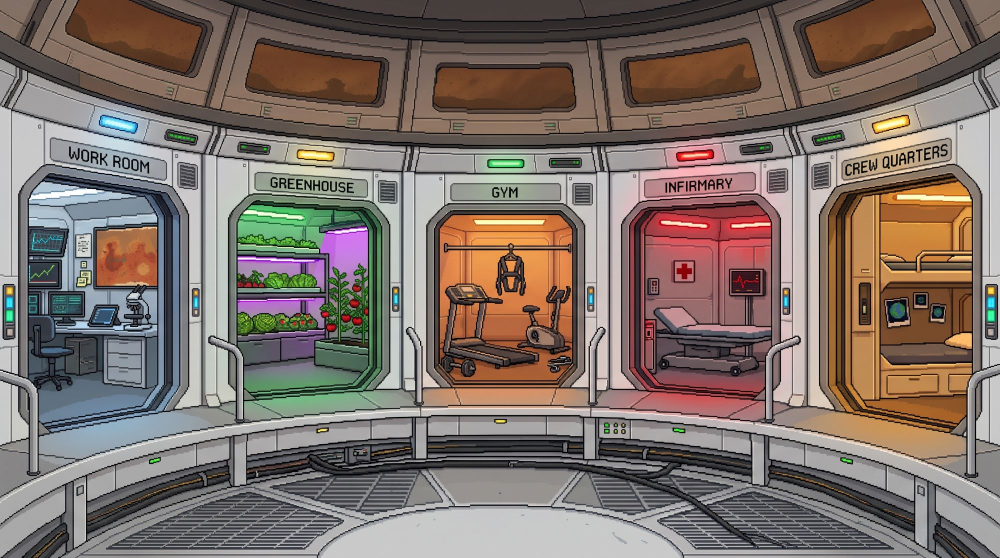
#> input picture tools/data/interiores/estacion_hub_gemini.jpg, 2000 x 1116 px (shown at 1/2 size)
$ python build_station_hub.py data/interiores/estacion_hub_gemini.jpg
#> lines starting #> are read from the running program, lines starting #| are printed output that depends on the picture
"""Menú en primera persona de la Estación Ares 1 (centro de la base).

Fuente: tools/data/interiores/estacion_hub_gemini.jpg (imagen de Gemini, 2000x1116).
Genera:
  assets/interiores/estacion_ares1/hub.png   fondo a 1280x720 (recorte tipo "cover")
  assets/interiores/estacion_ares1/hub.json  puertas (zonas para hacer clic), luces, ventanas,
                                              pantallas y la flecha de salida, en px de 1280x720.
Las coordenadas de abajo están en px de la imagen fuente; si cambia la imagen, se ajustan aquí.

Uso:  python tools/build_station_hub.py [--preview]   (--preview dibuja las zonas en ../_previews)
"""
import json
import sys
from pathlib import Path

from PIL import Image, ImageDraw

ROOT = Path(__file__).resolve().parent.parent
SRC = ROOT / "tools/data/interiores/estacion_hub_gemini.jpg"
OUT_DIR = ROOT / "assets/interiores/estacion_ares1"
W, H = 1280, 720
MODULES = "res://scenes/interiores/estacion_ares1/modulos/%s/%s.tscn"

# Puertas: id, nombre (inglés, lo ve el jugador), color de su luz, hueco de la puerta [x0, y0, x1, y1]
DOORS = [
    ("sala_trabajo", "WORK ROOM", "5aa8ff", [45, 340, 345, 850]),
    ("invernadero", "GREENHOUSE", "5cf27a", [462, 395, 778, 800]),
    ("gimnasio", "GYM", "ffa640", [858, 410, 1165, 790]),
    ("enfermeria", "INFIRMARY", "ff4a4a", [1245, 395, 1560, 800]),
    ("dormitorios", "CREW QUARTERS", "ffc861", [1645, 340, 1955, 850]),
]
# Luces de color encima de cada puerta y luces de estado de los marcos
DOOR_LIGHTS = [[235, 245], [630, 310], [1010, 325], [1390, 312], [1782, 245]]
STATUS_LIGHTS = [[18, 600], [18, 630], [390, 590], [790, 600], [1180, 600], [1575, 590], [1980, 600], [1980, 630]]
# Ventanas del techo (se ve la tormenta)
WINDOWS = [[150, 30, 405, 135], [500, 95, 765, 200], [870, 135, 1145, 215],
           [1255, 95, 1515, 200], [1615, 30, 1860, 135]]
# Pantallas que parpadean: [x0, y0, x1, y1, tipo]
SCREENS = [[60, 458, 130, 505, "chart"], [62, 528, 118, 572, "chart"], [100, 586, 168, 624, "text"],
           [1462, 543, 1528, 588, "heart"]]
# Luces de cultivo del invernadero (se encienden y apagan suave)
GROW_LIGHTS = [[478, 512, 655, 526], [478, 590, 655, 604], [640, 445, 730, 470]]
# Flecha de salida (suelo libre, abajo al centro)
EXIT = [1000, 1010]


def cover():
    im = Image.open(SRC).convert("RGB")
#> im is the input picture: PIL image 2000x1116 RGB; mean R, G, B 127.5, 114, 106.6
    s = max(W / im.width, H / im.height)
#> s = 0.645
    nw, nh = round(im.width * s), round(im.height * s)
#> nw = 1290; nh = 720
    ox, oy = (nw - W) / 2, (nh - H) / 2
#> ox = 5; oy = 0
    return im.resize((nw, nh), Image.LANCZOS).crop((round(ox), round(oy), round(ox) + W, round(oy) + H)), s, ox, oy


def main():
    img, s, ox, oy = cover()
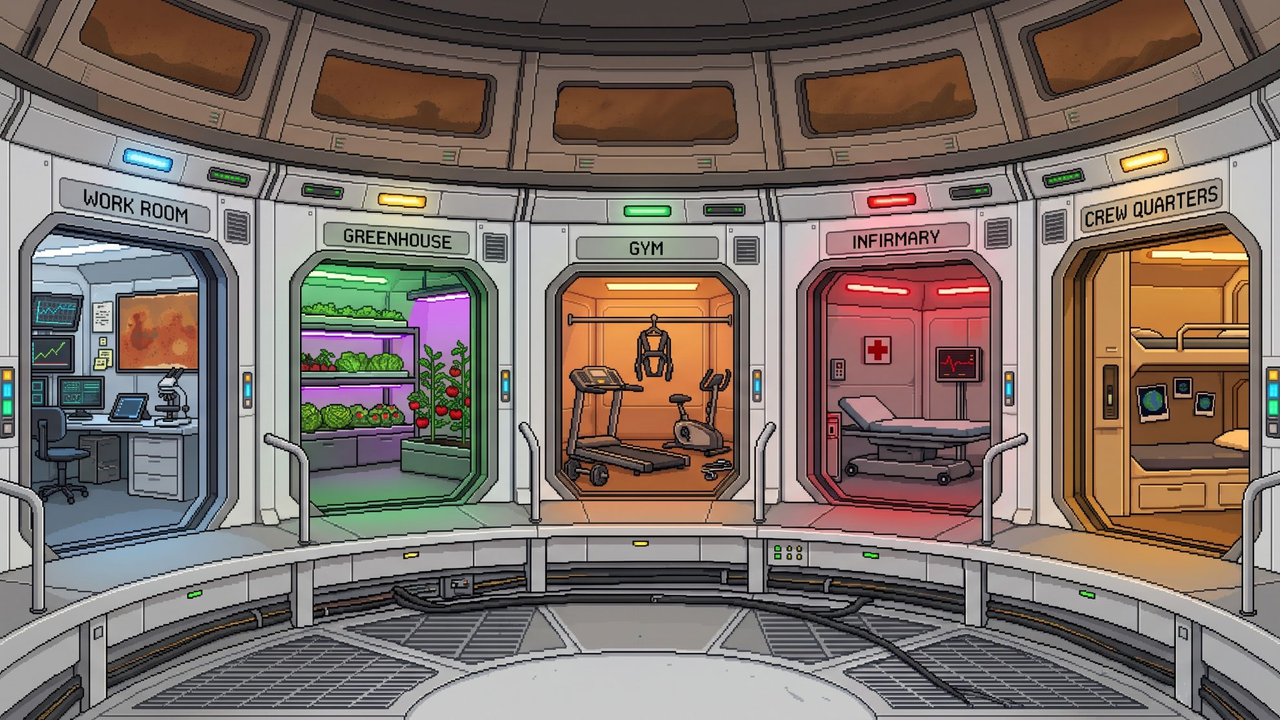
#> img: PIL image 1280x720 RGB; mean R, G, B 127.2, 113.7, 106.2
#> s = 0.645; ox = 5; oy = 0
    pt = lambda p: [round(p[0] * s - ox), round(p[1] * s - oy)]
    rect = lambda r: pt(r[:2]) + pt(r[2:4])
    data = {
        "doors": [{"id": i, "name": n, "color": c, "rect": rect(r), "scene": MODULES % (i, i)}
                  for i, n, c, r in DOORS],
        "door_lights": [pt(p) for p in DOOR_LIGHTS],
        "status_lights": [pt(p) for p in STATUS_LIGHTS],
        "windows": [rect(r) for r in WINDOWS],
        "screens": [rect(r) + [r[4]] for r in SCREENS],
        "grow_lights": [rect(r) for r in GROW_LIGHTS],
        "exit": pt(EXIT),
    }
    OUT_DIR.mkdir(parents=True, exist_ok=True)
    img.save(OUT_DIR / "hub.png")
    (OUT_DIR / "hub.json").write_text(json.dumps(data, indent=1), encoding="utf-8")
    print("hub.png", img.size, "·", len(data["doors"]), "puertas")
#| hub.png (1280, 720) · 5 puertas

    if "--preview" in sys.argv:
        pv = img.copy()
        d = ImageDraw.Draw(pv)
        for door in data["doors"]:
            d.rectangle(door["rect"], outline="#" + door["color"], width=3)
        for r in data["windows"] + data["grow_lights"]:
            d.rectangle(r, outline="white")
        for r in data["screens"]:
            d.rectangle(r[:4], outline="cyan")
        for p in data["door_lights"] + data["status_lights"] + [data["exit"]]:
            d.ellipse([p[0] - 5, p[1] - 5, p[0] + 5, p[1] + 5], outline="yellow", width=2)
        out = ROOT.parent / "_previews"
        out.mkdir(exist_ok=True)
        pv.save(out / "hub_zonas.png")
        print("preview:", out / "hub_zonas.png")


if __name__ == "__main__":
    main()

$ run again, with tools/data/interiores/excavadora_hub_gemini.jpg copied over tools/data/interiores/estacion_hub_gemini.jpg
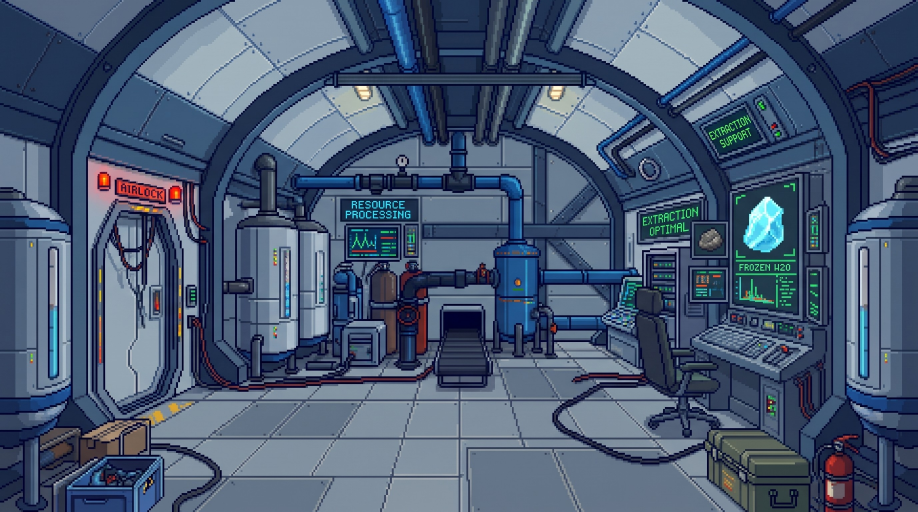
#> input picture tools/data/interiores/excavadora_hub_gemini.jpg, 2752 x 1536 px (shown at 1/3 size)
#> in cover, im is the input picture: PIL image 2752x1536 RGB; mean R, G, B 73, 90.1, 115
#> in main, `img, s, ox, oy = cover()`:
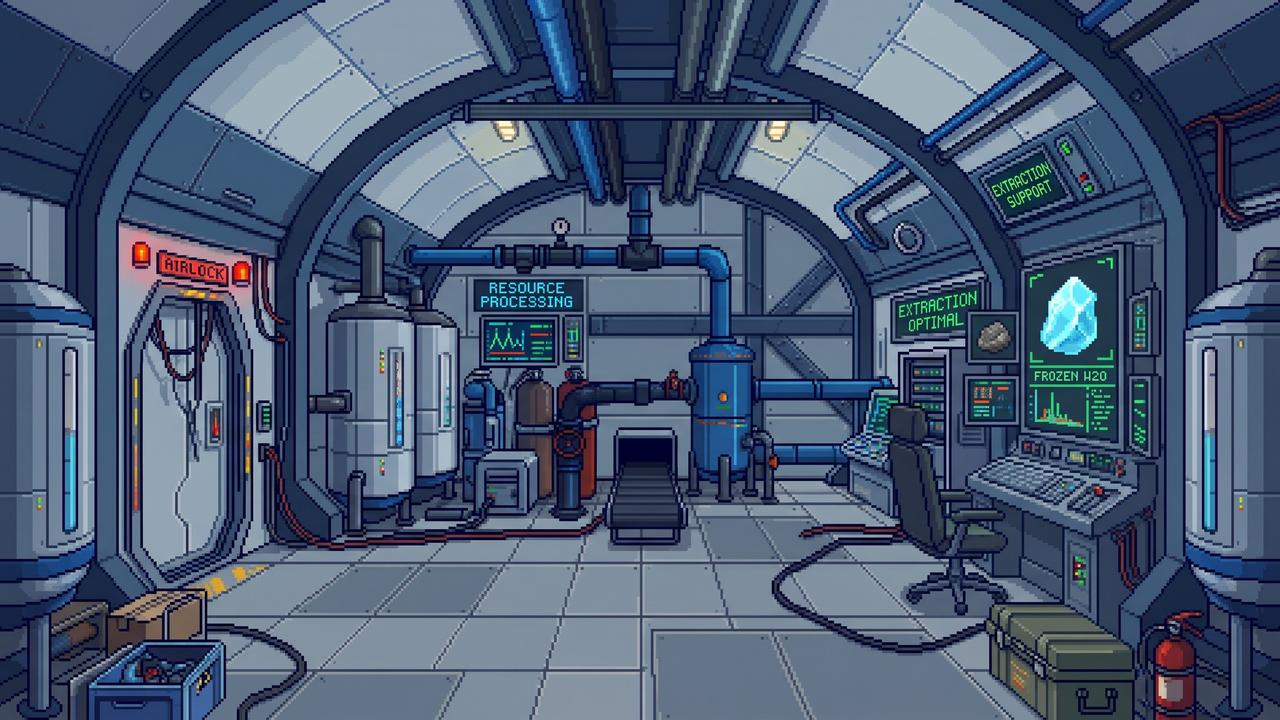
#> img: PIL image 1280x720 RGB; mean R, G, B 73.4, 90.4, 115.2
#> in main, `img, s, ox, oy = cover()`: s = 0.469; ox = 5; oy = 0
#| hub.png (1280, 720) · 5 puertas

$ run again, with tools/data/interiores/paneles_hub_gemini.jpg copied over tools/data/interiores/estacion_hub_gemini.jpg
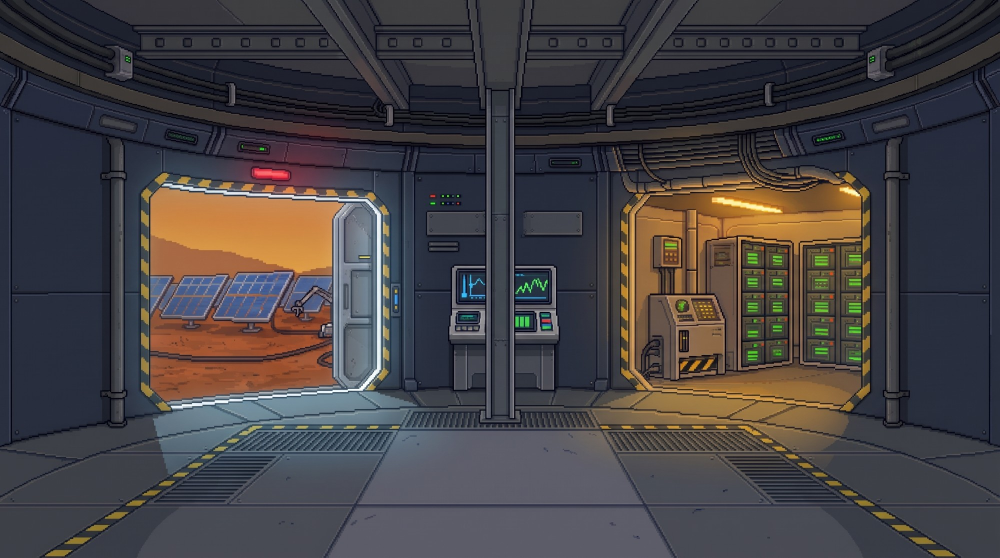
#> input picture tools/data/interiores/paneles_hub_gemini.jpg, 2000 x 1116 px (shown at 1/2 size)
#> in cover, im is the input picture: PIL image 2000x1116 RGB; mean R, G, B 69.2, 65.4, 67.8
#> in main, `img, s, ox, oy = cover()`:
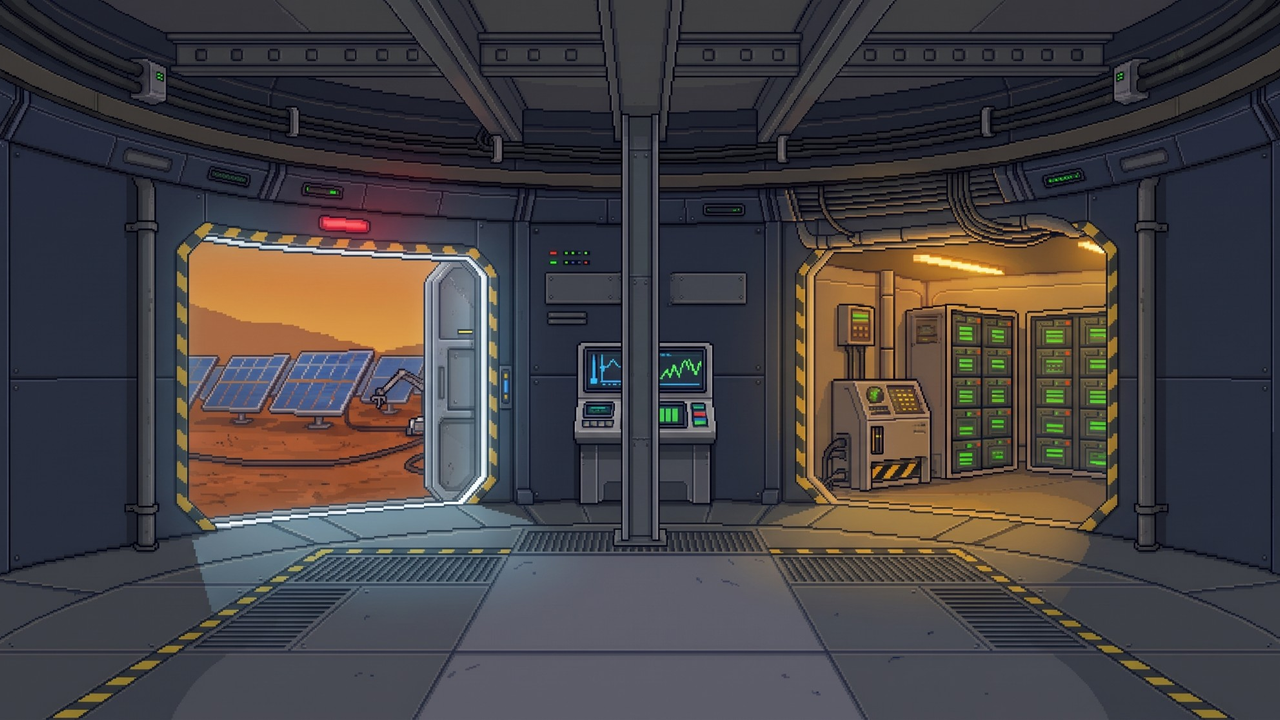
#> img: PIL image 1280x720 RGB; mean R, G, B 69.4, 65.6, 67.8
#> in main, `img, s, ox, oy = cover()`: s = 0.645; ox = 5; oy = 0
#| hub.png (1280, 720) · 5 puertas
